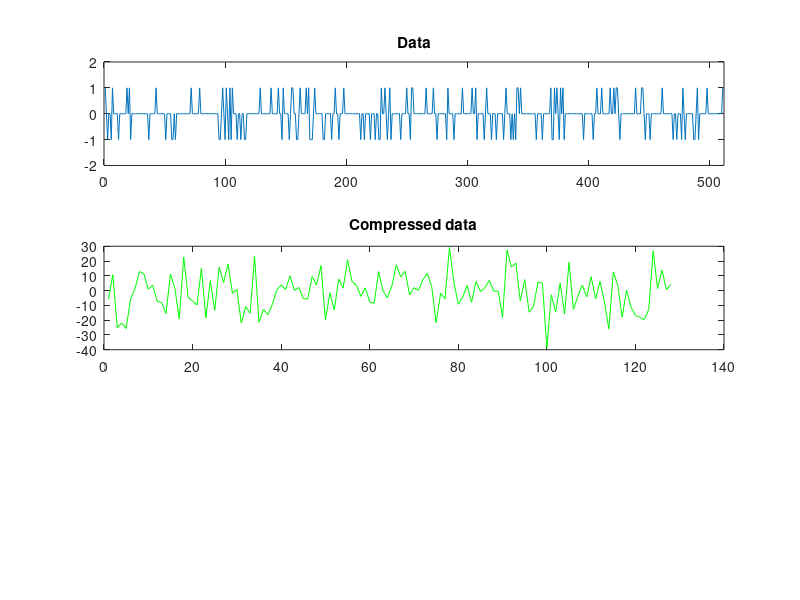

Here is the MATLAB script that generated this plot: (Note: this script raises an error after producing the figure.)
clc;
clear;
L = 512;
m = 128;
N_z = 128;
x = zeros(L,1);

% ------------------------ a) ------------------------

A = randperm(L);
A=A(1:N_z);
x(A) = sign(randn(1, N_z));
figure; 
subplot(3,1,1);
plot(x);
axis([0 L -2 2]);
title('Data');

% ------------------------ b) ------------------------

A = randn(N_z, L);
b = A * x + 0.005 * randn(m,1);
subplot(3,1,2);
plot(1:m, b, 'g');
title('Compressed data');

% ------------------------ c) ------------------------
Uncompressed_data = l1eq_pd(x, A,[], b); 
subplot(3,1,3);
plot(1:L, Uncompressed_data, 'r');
axis([0 512 -2 2]);
title('Recovered Data');


function l1 = l1eq_pd(x0, A, A1, b)
t_cg = 0.00000001;
m_cg = 200;
t_pd = 0.001;
m_pd = 50;
if (nargin < 5), t_pd = t_pd;  end
if (nargin < 6), m_pd = m_pd;  end
if (nargin < 7), t_cg = t_cg;  end
if (nargin < 8), m_cg = m_cg;  end

N = length(x0);
y_0 = zeros(N,1);
y_1 = ones(N,1);
beta = 0.5;
U = 10;
g = [y_0; y_1];

% Checking initial point
if (isa(A,'function_handle')) & (norm(A*x0-b)/norm(b) > t_cg)
    disp('hard to find initial point');
elseif (isa(A,'function_handle')) & (r_cg > 1/2)
    disp('no initial point');
    l1 = x0;
    return;
elseif (norm(A*x0-b)/norm(b) > t_cg)
    disp('Hard to find intial point');
    opts.POSDEF = true; opts.SYM = true;
    [w, con] = linsolve(A*A', b, opts);
    if (con < 1e-14)
      disp('cant find initial point');
      l1 = x0;
      return;
    end  
end
x = x0;
u = (0.95)*abs(x0) + (0.10)*max(abs(x0));

%first iteration
f1 = x - u;
f2 = -x - u;
l_1 = -1./f1;
l_2 = -1./f2;
if (isa(A,'function_handle'))
  v = -A(l_1-l_2);
  A1v = A1(v);
  perim = A(x) - b;
else
  v = -A*(l_1-l_2);
  A1v = A'*v;
  perim = A*x - b;
end

gap = -(f1'*l_1 + f2'*l_2);
t = U*2*N/gap;
dual = g + [l_1-l_2; -l_1-l_2] + [A1v; y_0];
percen = [-l_1.*f1; -l_2.*f2] - (1/t);
r_norm = norm([dual; percen; perim]);
pr = 0;
Output = (gap < t_pd) | (pr >= m_pd);
while (~Output)
  
  pr = pr + 1;

  s1 = -l_1./f1 - l_2./f2;
  s2 = l_1./f1 - l_2./f2;
  sx = s1 - s2.^2./s1;
  e1 = -1/t*(-1./f1 + 1./f2) - A1v;
  e2 = -1 - 1/t*(1./f1 + 1./f2);
  e3 = -perim;
  
  if (isa(A,'function_handle')) & (r_cg > 1/2)
    e_0 = e3 - A(e1./sx - e2.*s2./(sx.*s1));
    hpfun = @(z) -A(1./sx.*A1(z));
    [dv, r_cg, i_cg] = cgsolve(hpfun, e_0, t_cg, m_cg, 0);
    
    disp('Cant find solution.');
    l1 = x;
    dx = (e1 - e2(s2)./s1 - A1(dv))./sx;
    Adx = A*dx;
    A1dv = A1*dv;
    return
  else
    e_0 = -(e3 - A*(e1./sx - e2.*s2./(sx.*s1)));
    hp = A*(sparse(diag(1./sx))*A');
    [dv,con] = linsolve(hp, e_0); % ------- Quan Wang
    if (con < 1e-14)
      disp('Previous iteration.)');
      l1 = x;
      return
    end
    dx = (e1 - e2.*s2./s1 - A'*dv)./sx;
    Adx = A*dx;
    A1dv = A'*dv;
  end
  
  du = (e2 - s2.*dx)./s1;
  
  d1 = (l_1./f1).*(-dx+du) - l_1 - (1/t)*1./f1;
  d2 = (l_2./f2).*(dx+du) - l_2 - 1/t*1./f2;
  
  % m
  i1 = find(d1 < 0);  i2 = find(d2 < 0);
  s = min([1; -l_1(i1)./d1(i1); -l_2(i2)./d2(i2)]);
  i1 = find((dx-du) > 0);  i2 = find((-dx-du) > 0);
  s = (0.99)*min([s; -f1(i1)./(dx(i1)-du(i1)); -f2(i2)./(-dx(i2)-du(i2))]);
  
  back1 = 0;
  while (1)
    l1 = x + s*dx;  up = u + s*du; 
    l_1p = l_1 + s*d1;  l_2p = l_2 + s*d2;
    f1p = l1 - up;  f2p = -l1 - up;  
  
    r3 = perim + s*Adx;
    
    s = beta*s;
    back1 = back1 + 1;
    if (back1 > 32)
      disp('Stuck..')
      l1 = x;
      return
    end
  end


  
  %next iteration
  x = l1;  u = up;
  A1v = A1l2; 
  l_1 = l_1p;  l_2 = l_2p;
  f1 = f1p;  f2 = f2p;
  
  gap = -(f1'*l_1 + f2'*l_2);
  t = U*2*N/gap;
  perim = r3;
  percen = [-l_1.*f1; -l_2.*f2] - (1/t);
  dual = g + [l_1-l_2; -l_1-l_2] + [A1v; y_0];
  r_norm = norm([dual; percen; perim]);
  
  Output = (gap < t_pd) | (pr >= m_pd);
end

end 